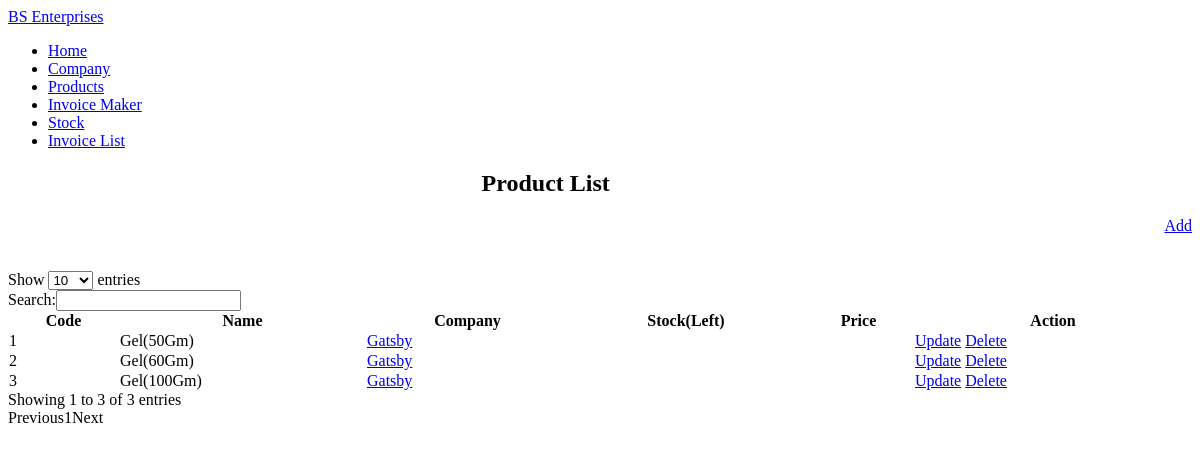
Screenshot of /inventory/products/ with the database file from the repository.
### Inventory/models.py (models this page shows, shortened)
class Product(models.Model):
    company = models.ForeignKey(Company)
    code = models.CharField(primary_key=True, max_length=10)
    name = models.CharField(max_length=250)

class Company(models.Model):
    code = models.CharField(primary_key=True,max_length=10)
    name = models.CharField(max_length=250)
    def __str__(self):
        return self.name

### Inventory/views.py (the view)
def productView(request):
    product_list = Product.objects.all()
    return render(request, 'Inventory/products.html', {'product': product_list})

### Inventory/templates/Inventory/products.html (shortened to what this page needs)
{% extends "Inventory/base.html" %}
{% block content %}
    <h2 style="padding-left:40%;">Product List</h2>
    <a href="add/?foo=products" class="btn btn-primary" style="float: right">Add</a>
    <br/>
    <br/>
    <br/>
    <div class="table-responsive">
        <table id="example" class="table table-striped table-bordered" cellspacing="0" width="100%">
            <thead>
            <tr>
                <th>Code</th>
                <th>Name</th>
                <th>Company</th>
                <th>Stock(Left)</th>
                <th>Price</th>
                <th>Action</th>
            </tr>
            </thead>
            <tbody>
            {% for products in product %}
                <tr>
                    <td>{{ products.code }}</td>
                    <td>{{ products.name }}</td>
                    <td><a href="{% url 'Inventory:CompDetailView' products.company_id %}">{{ products.company }}</a>
                    </td>
                    <td id="stock{{ forloop.counter }}">
                    </td>
                    <td id="price{{ forloop.counter }}"></td>
                    <td><a href="{{ products.code }}/?foo=products">Update</a>&nbsp<a
                            href="{{ products.code }}/delete/?foo=products">Delete</a></td>
                </tr>
            {% endfor %}
            </tbody>
        </table>
    </div>
{% endblock %}

### Inventory/templates/Inventory/base.html (style rules this page uses)
.table-responsive { overflow-x: initial; }

### rows the page displays
Product: code "1", name "Gel(50Gm)", company "Gatsby"
Product: code "2", name "Gel(60Gm)", company "Gatsby"
Product: code "3", name "Gel(100Gm)", company "Gatsby"
